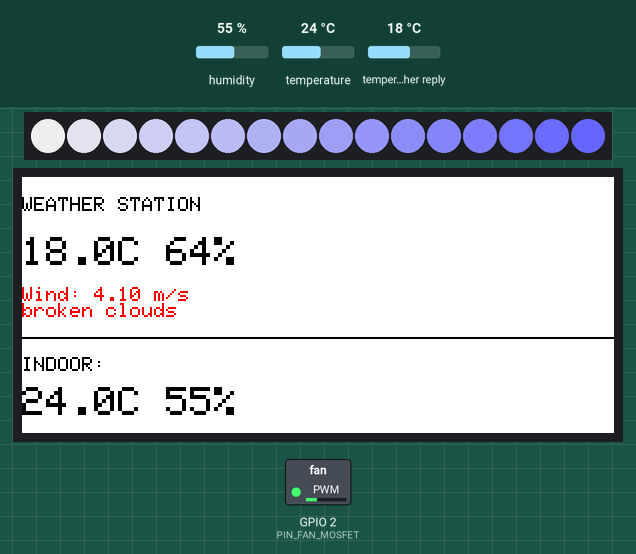
Bench run of a sketch on a simulated ESP32. Parts: 16 RGB LEDs in strip order, left to right, 296×128 colour display, switched loads named in the sketch (green lamp = pin HIGH). The inputs (shaded band) are chosen by the test bench; at power-on: humidity 55 %, temperature 24 °C, temperature in the weather reply 18 °C. WiFi joins after 1.5 s; servers stay silent unless stated; web services answer with replies made up by the test bench.

Above: at 16.8 s.

The sketch:

wingglobe_main.ino
```cpp
/*
 * WingGlobe by zsharpminor :3
 * This code is NOT final and will be adjusted once parts in hand!!
 * Only uses the inbuilt sensor for now as I'm tired, I'll add the switching mechanic later.
 */

#include <WiFi.h>
#include <HTTPClient.h>
#include <Arduino_JSON.h>
#include <Adafruit_NeoPixel.h>
#include <Wire.h>
#include "ClosedCube_HDC1080.h"
#include <GxEPD2_3C.h>
#include <SPI.h>

const char* WIFI_SSID     = "redacted_for_privacy";
const char* WIFI_PASS     = "what_ru_looking_for_weatherboy";
String OWM_API_KEY        = "i_said_redacted";
String CITY               = "Mill Valley";
String COUNTRY            = "US";

#define PIN_FAN_MOSFET    2
#define PIN_LEDS          1
#define NUM_LEDS          16
#define PIN_I2C_SDA       5
#define PIN_I2C_SCL       6

#define EINK_CS           3
#define EINK_DC           4
#define EINK_RST          43
#define EINK_BUSY         44
#define EINK_SCK          7
#define EINK_MOSI         9

GxEPD2_3C<GxEPD2_290_Z13c, GxEPD2_290_Z13c::HEIGHT> display(GxEPD2_290_Z13c(EINK_CS, EINK_DC, EINK_RST, EINK_BUSY));

Adafruit_NeoPixel strip(NUM_LEDS, PIN_LEDS, NEO_GRB + NEO_KHZ800);
ClosedCube_HDC1080 hdc1080;

unsigned long lastTime = 0;
unsigned long timerDelay = 600000;

void setup() {
  Serial.begin(115200);

  pinMode(PIN_FAN_MOSFET, OUTPUT);
  ledcAttach(PIN_FAN_MOSFET, 25000, 8);

  strip.begin();
  strip.show();

  Wire.begin(PIN_I2C_SDA, PIN_I2C_SCL);
  hdc1080.begin(0x40);

  SPI.begin(EINK_SCK, -1, EINK_MOSI, EINK_CS);
  display.init(0);
  display.setRotation(3);

  WiFi.begin(WIFI_SSID, WIFI_PASS);
  while(WiFi.status() != WL_CONNECTED) {
    delay(500);
  }

  updateWeather();
}

void loop() {
  if ((millis() - lastTime) > timerDelay) {
    updateWeather();
    lastTime = millis();
  }
}

void updateWeather() {
  if(WiFi.status() != WL_CONNECTED) return;

  String url = "http://api.openweathermap.org/data/2.5/weather?q=" + CITY + "," + COUNTRY + "&APPID=" + OWM_API_KEY + "&units=metric";

  WiFiClient client;
  HTTPClient http;
  http.begin(client, url);
  int httpCode = http.GET();

  if (httpCode > 0) {
    String payload = http.getString();
    JSONVar data = JSON.parse(payload);

    if (JSON.typeof(data) != "undefined") {
      double temp = (double)data["main"]["temp"];
      int humidity = (int)data["main"]["humidity"];
      double wind = (double)data["wind"]["speed"];
      int id = (int)data["weather"][0]["id"];
      String desc = (const char*)data["weather"][0]["description"];

      double localTemp = hdc1080.readTemperature();
      double localHum = hdc1080.readHumidity();

      setFan(wind);
      setLeds(id);
      drawDisplay(temp, humidity, wind, desc, localTemp, localHum);
    }
  }
  http.end();
}

void setFan(double speed) {
  int pwm = map((long)speed, 0, 15, 0, 255);
  pwm = constrain(pwm, 0, 255);
  ledcWrite(PIN_FAN_MOSFET, pwm);
}

void setLeds(int id) {
  uint32_t c1, c2;

  if (id >= 200 && id < 300) {
    c1 = strip.Color(150, 150, 150); c2 = strip.Color(0, 0, 100);
  } else if (id >= 300 && id < 600) {
    c1 = strip.Color(0, 0, 255); c2 = strip.Color(0, 0, 50);
  } else if (id >= 800 && id < 802) {
    c1 = strip.Color(255, 255, 0); c2 = strip.Color(255, 100, 0);
  } else if (id >= 802) {
    c1 = strip.Color(200, 200, 200); c2 = strip.Color(100, 100, 255);
  } else {
    c1 = strip.Color(50, 50, 50); c2 = strip.Color(0, 0, 0);
  }

  for(int i=0; i<NUM_LEDS; i++) {
    float r = (float)i / (NUM_LEDS - 1);
    uint8_t red = (uint8_t)(( (c1 >> 16) * (1-r)) + ((c2 >> 16) * r));
    uint8_t grn = (uint8_t)(( ((c1 >> 8) & 0xFF) * (1-r)) + ((c2 >> 8 & 0xFF) * r));
    uint8_t blu = (uint8_t)(( (c1 & 0xFF) * (1-r)) + ((c2 & 0xFF) * r));
    strip.setPixelColor(i, strip.Color(red, grn, blu));
  }
  strip.show();
}

void drawDisplay(double t, int h, double w, String d, double lt, double lh) {
  display.setFullWindow();
  display.firstPage();
  do {
    display.fillScreen(GxEPD_WHITE);

    display.setTextColor(GxEPD_BLACK);
    display.setTextSize(1);
    display.setCursor(0, 10);
    display.println("WEATHER STATION");

    display.setTextSize(2);
    display.setCursor(0, 30);
    display.print(t, 1); display.print("C "); display.print(h); display.println("%");

    display.setTextColor(GxEPD_RED);
    display.setTextSize(1);
    display.setCursor(0, 55);
    display.print("Wind: "); display.print(w); display.println(" m/s");
    display.println(d);

    display.setTextColor(GxEPD_BLACK);
    display.drawLine(0, 80, display.width(), 80, GxEPD_BLACK);

    display.setCursor(0, 90);
    display.println("INDOOR:");
    display.setTextSize(2);
    display.setCursor(0, 105);
    display.print(lt, 1); display.print("C "); display.print(lh, 0); display.println("%");

  } while (display.nextPage());
}
```
